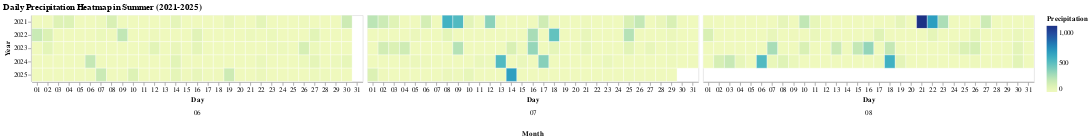

Here is the notebook cell this chart was saved with:
### Markdown cell above
## Summary:

### Data Analysis Key Findings

*   The cumulative precipitation was calculated for each year in the dataset.
*   A line plot was generated showing the daily cumulative precipitation for each year from 2021 to 2025, with month-day on the x-axis.

### Insights or Next Steps

*   Compare the cumulative precipitation trends across different years to identify any significant variations or patterns.
*   Analyze the maximum cumulative precipitation reached in each year to understand which year had the highest total summer rainfall.

### Code cell
import altair as alt

# Reset the index and create separate month and day columns
df_summer_reset = df_summer.copy()
df_summer_reset['year'] = df_summer_reset['DATE'].dt.year
df_summer_reset['month'] = df_summer_reset['DATE'].dt.strftime('%m')
df_summer_reset['day'] = df_summer_reset['DATE'].dt.strftime('%d')

# Filter out invalid month-day combinations
df_summer_reset = df_summer_reset[
    df_summer_reset['DATE'].dt.is_month_start |
    (df_summer_reset['DATE'].dt.day <= df_summer_reset['DATE'].dt.daysinmonth)
]

chart = alt.Chart(df_summer_reset).mark_rect(stroke='white', strokeWidth=0.5).encode(
    x=alt.X('day:O', axis=alt.Axis(title='Day', labelAngle=0)), # Use day for the inner axis
    y=alt.Y('year:O', axis=alt.Axis(title='Year')),
    color=alt.Color('PRCP:Q', title='Precipitation'),
    tooltip=['DATE', 'PRCP'],
    column=alt.Column('month:O', header=alt.Header(titleOrient="bottom", labelOrient="bottom"), title='Month', spacing=5), # Reduced spacing between columns
    size=alt.Size('PRCP:Q', legend=None) # Added size encoding based on PRCP, removed legend
).properties(
    title='Daily Precipitation Heatmap in Summer (2021-2025)',
    width= 500 # Adjusted width to make it more narrow
).interactive()

chart.display()

### Figure 1 — Vega-Lite specification as saved in the notebook (floating-point values rounded to 4 significant figures; data arrays with more than 128 entries replaced by an {"elided": "..."} marker saying what was removed)
{"config": {"view": {"continuousWidth": 300, "continuousHeight": 300}}, "data": {"name": "data-4eb80d4cf87c7b1be6ca73fb6d9544c5"}, "mark": {"type": "rect", "stroke": "white", "strokeWidth": 0.5}, "encoding": {"color": {"field": "PRCP", "title": "Precipitation", "type": "quantitative"}, "column": {"field": "month", "header": {"labelOrient": "bottom", "titleOrient": "bottom"}, "spacing": 5, "title": "Month", "type": "ordinal"}, "size": {"field": "PRCP", "legend": null, "type": "quantitative"}, "tooltip": [{"field": "DATE", "type": "temporal"}, {"field": "PRCP", "type": "quantitative"}], "x": {"axis": {"labelAngle": 0, "title": "Day"}, "field": "day", "type": "ordinal"}, "y": {"axis": {"title": "Year"}, "field": "year", "type": "ordinal"}}, "params": [{"name": "param_1", "select": {"type": "interval", "encodings": ["x", "y"]}, "bind": "scales"}], "title": "Daily Precipitation Heatmap in Summer (2021-2025)", "width": 500, "$schema": "https://vega.github.io/schema/vega-lite/v5.8.0.json", "datasets": {"data-4eb80d4cf87c7b1be6ca73fb6d9544c5": {"elided": "427 records"}}}
